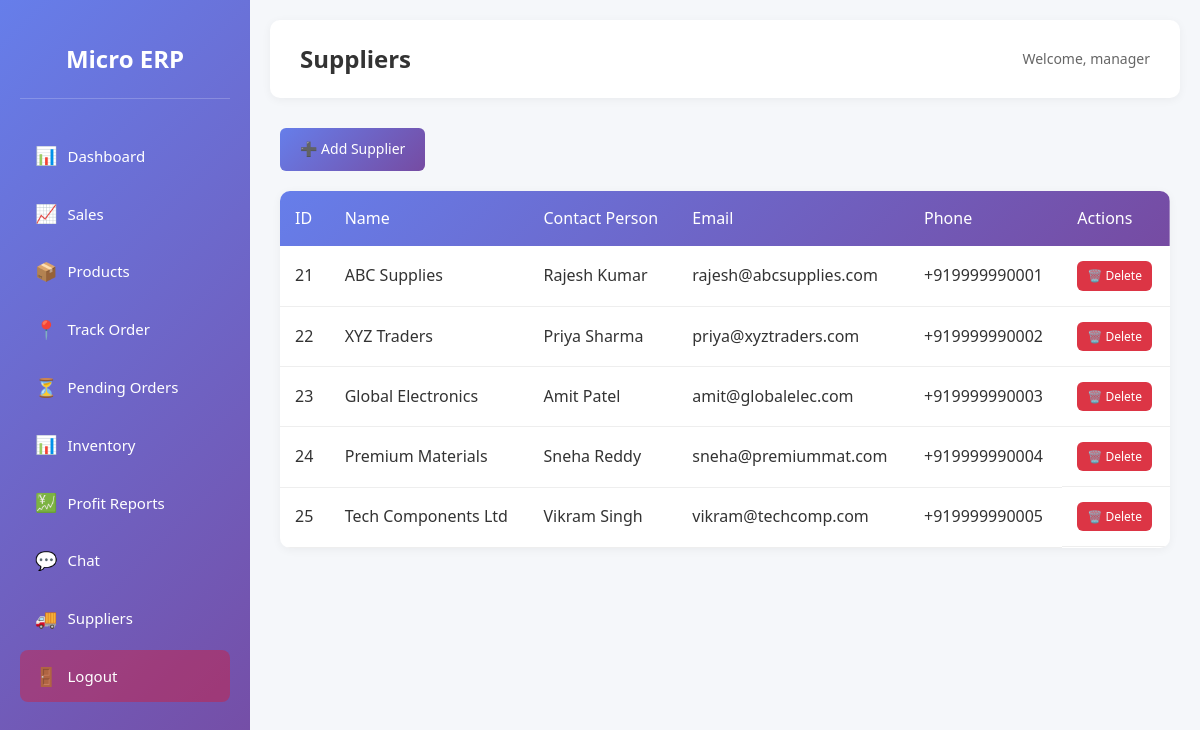
Screenshot of /suppliers (signed in) with the database file from the repository.
### tables this page shows
CREATE TABLE suppliers (
    id INTEGER PRIMARY KEY AUTOINCREMENT,
    name TEXT NOT NULL,
    contact TEXT,
    email TEXT,
    phone TEXT,
    user_id INTEGER,
    FOREIGN KEY (user_id) REFERENCES users (id)
);

### app.py (the view)
@app.route('/suppliers')
@login_required
def suppliers():
    conn = get_db_connection()
    suppliers = conn.execute('''
        SELECT s.*, u.username as user_username
        FROM suppliers s
        LEFT JOIN users u ON s.user_id = u.id
    ''').fetchall()
    conn.close()
    return render_template('suppliers.html', suppliers=suppliers)

### app.py (called while the page is built)
def get_db_connection():
    conn = sqlite3.connect(DB_PATH)
    conn.row_factory = sqlite3.Row
    return conn

def login_required(f):
    @wraps(f)
    def decorated_function(*args, **kwargs):
        if 'user_id' not in session:
            flash('Please log in first.', 'error')
            return redirect(url_for('login'))
        return f(*args, **kwargs)
    return decorated_function

### templates/suppliers.html (shortened to what this page needs)
{% extends "base.html" %}
{% block header %}Suppliers{% endblock %}
{% block content %}
<div class="page-header">
    <a href="{{ url_for('add_supplier') }}" class="btn btn-primary">➕ Add Supplier</a>
</div>
<div class="table-container">
    <table class="data-table">
        <thead>
            <tr>
                <th>ID</th>
                <th>Name</th>
                <th>Contact Person</th>
                <th>Email</th>
                <th>Phone</th>
                <th>Actions</th>
            </tr>
        </thead>
        <tbody>
            {% if suppliers %}
                {% for supplier in suppliers %}
                <tr>
                    <td>{{ supplier.id }}</td>
                    <td>{{ supplier.name }}</td>
                    <td>{{ supplier.contact if supplier.contact else 'N/A' }}</td>
                    <td>{{ supplier.email if supplier.email else 'N/A' }}</td>
                    <td>{{ supplier.phone if supplier.phone else 'N/A' }}</td>
                    <td class="actions">
                        <a href="{{ url_for('delete_supplier', id=supplier.id) }}" class="btn btn-sm btn-danger" onclick="return confirm('Are you sure you want to delete this supplier?')">🗑️ Delete</a>
                    </td>
                </tr>
                {% endfor %}
            {% else %}
                <tr>
                    <td colspan="6" class="no-data">No suppliers found. Click "Add Supplier" to create one.</td>
                </tr>
            {% endif %}
        </tbody>
    </table>
</div>
{% endblock %}

### static/style.css (style rules this page uses)
* { margin: 0; padding: 0; box-sizing: border-box; }
body { font-family: 'Segoe UI', Tahoma, Geneva, Verdana, sans-serif; background-color: #f5f7fa; color: #333; line-height: 1.6; }
.page-header { display: flex; justify-content: space-between; align-items: center; margin-bottom: 20px; }
.btn { padding: 10px 20px; border: none; border-radius: 6px; cursor: pointer; font-size: 14px; font-weight: 500; text-decoration: none; display: inline-block; transition: all 0.3s ease; }
.btn-primary { background: linear-gradient(135deg, #667eea 0%, #764ba2 100%); color: white; }
.btn-danger { background: #dc3545; color: white; }
.btn-sm { padding: 5px 10px; font-size: 12px; }
.table-container { background: white; border-radius: 10px; box-shadow: 0 2px 10px rgba(0, 0, 0, 0.05); overflow: hidden; }
.data-table { width: 100%; border-collapse: collapse; }
.data-table thead { background: linear-gradient(135deg, #667eea 0%, #764ba2 100%); color: white; }
.data-table th { padding: 15px; text-align: left; font-weight: 500; }
.data-table td { padding: 15px; border-bottom: 1px solid #eee; }
.data-table .actions { display: flex; gap: 10px; }

### rows the page displays
suppliers: id "21", name "ABC Supplies", contact "Rajesh Kumar", email "rajesh@abcsupplies.com", phone "+919999990001"
suppliers: id "22", name "XYZ Traders", contact "Priya Sharma", email "priya@xyztraders.com", phone "+919999990002"
suppliers: id "23", name "Global Electronics", contact "Amit Patel", email "amit@globalelec.com", phone "+919999990003"
suppliers: id "24", name "Premium Materials", contact "Sneha Reddy", email "sneha@premiummat.com", phone "+919999990004"
suppliers: id "25", name "Tech Components Ltd", contact "Vikram Singh", email "vikram@techcomp.com", phone "+919999990005"

### other values shown
{{ session.get('username') }} "manager"
